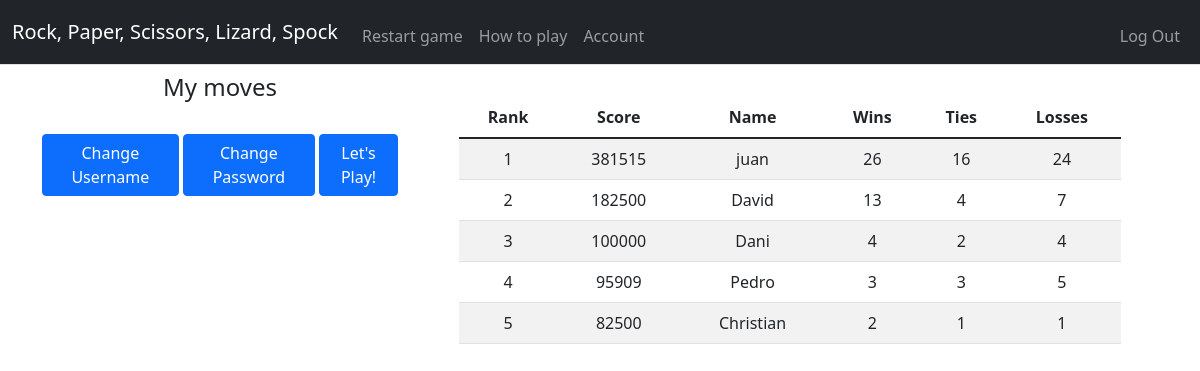
/account (signed in), run on the app's committed database.
### tables this page shows
CREATE TABLE "users" ("id" INTEGER PRIMARY KEY AUTOINCREMENT NOT NULL, "username" TEXT NOT NULL, "hash" TEXT NOT NULL, wins INTEGER NOT NULL, losses INTEGER NOT NULL, "ties" INTEGER NOT NULL);

### application.py (the view)
@app.route("/account", methods=["GET", "POST"])
@login_required
def account():
    if request.method == "POST":
        if "newname" in request.form or "confname" in request.form:
            if not request.form.get("newname"):
                flash("must provide new username")
                return redirect("/account")
            if not request.form.get("confname"):
                flash("must provide confirmation")
                return redirect("/account")
            if request.form.get("newname") != request.form.get("confname"):
                flash("New username does not match confirmation")
                return redirect("/account")
            cursor.execute("SELECT * FROM users WHERE username = ?", (request.form.get("newname"),))
            usrs = cursor.fetchall()
            if len(usrs) > 0:
                flash("Username unavailable")
                return redirect("/account")
            else:
                newname = request.form.get("newname")
                cursor.execute("UPDATE users SET username = ? WHERE id = ?", (newname, session["user_id"]))
                connect.commit()
                session["name"] = request.form.get("newname")
                return redirect("/account")
        if "curpass" in request.form:
            if not request.form.get("curpass"):
                flash("must provide current password")
                return redirect("/account")
            if not request.form.get("newpass"):
                flash("must provide new password")
                return redirect("/account")
            if not request.form.get("confpass"):
                flash("must provide confirmation")
                return redirect("/account")
            if request.form.get("newpass") != request.form.get("confpass"):
                flash("New password does not match confirmation")
                return redirect("/account")
            else:
                newhash = generate_password_hash(request.form.get("newpass"))
                cursor.execute("UPDATE users SET hash = ? WHERE id = ?", (newhash, session["user_id"]))
                connect.commit()
            return redirect("/account")
    else:
        cursor.execute("SELECT R, P, S, L, V FROM moves WHERE id = ?", (session["user_id"],))
        movesdata = cursor.fetchall()
        moves = {"R": movesdata[0][0], "P": movesdata[0][1], "S": movesdata[0][2], "L": movesdata[0][3], "V": movesdata[0][4]}
        cursor.execute("SELECT username, wins, ties, losses FROM users")
        players = cursor.fetchall()
        player_dicts = []
        for player in players:
            total = player[1] + player[2] + player[3]
            if total != 0:
                score = int((((player[2] / 2) + player[1]) / total) * 100000) + (int(total) * 5000)
            else:
                score = 0
            player_dicts.append({"score": score, "username": player[0], "wins": player[1], "ties": player[2], "losses": player[3], "total": total})
        ranking = sorted(player_dicts, key=lambda d: d['score'], reverse=True)
        for i in range(len(ranking)):
            ranking[i]["rank"] = i + 1
        return render_template("account.html", moves=moves, ranking=ranking)

### application.py (called while the page is built)
@app.after_request
def after_request(response):
    response.headers["Cache-Control"] = "no-cache, no-store, must-revalidate"
    response.headers["Expires"] = 0
    response.headers["Pragma"] = "no-cache"
    return response

def login_required(f):
    @wraps(f)
    def decorated_function(*args, **kwargs):
        if session.get("user_id") is None:
            return redirect("/login")
        return f(*args, **kwargs)
    return decorated_function

### templates/account.html (shortened to what this page needs)
{% extends "layout.html" %}
{% block main %}
    <div class="container text-center">
        <div class="row">
            <div class="col-sm-4" style="z-index: 0;">
                <h4>My moves</h4>
                <br>
                <div class="row">
                    <p class="d-inline-flex gap-1">
                        <a class="btn btn-primary" data-bs-toggle="collapse" href="#collapseExample" role="button" aria-expanded="false" aria-controls="collapseExample">
                            Change Username
                        </a>
                        <a class="btn btn-primary" data-bs-toggle="collapse" href="#collapseExample2" role="button" aria-expanded="false" aria-controls="collapseExample2">
                            Change Password
                        </a>
                        <a href="/game"><button class="btn btn-primary" type="button">Let's Play!</button></a>
                    </p>
                </div>
            </div>
            <div class="col-sm-8">
                <br>
                <table class="table table-striped" id="ranking">
                    <thead>
                        <th>Rank</th>
                        <th>Score</th>
                        <th>Name</th>
                        <th>Wins</th>
                        <th>Ties</th>
                        <th>Losses</th>
                    </thead>
                    <tbody>
                        {% for rank in ranking %}
                            <tr>
                                <td>{{ rank.rank }}</td>
                                <td>{{ rank.score }}</td>
                                <td>{{ rank.username }}</td>
                                <td>{{ rank.wins }}</td>
                                <td>{{ rank.ties }}</td>
                                <td>{{ rank.losses }}</td>
                            </tr>
                        {% endfor %}
                    </tbody>
                </table>
            </div>
        </div>
    </div>
{% endblock %}

### templates/layout.html (shortened to what this page needs)
<!DOCTYPE html>
<html lang="en">
<head>
    <link href="https://cdn.jsdelivr.net/npm/bootstrap@5.1.3/dist/css/bootstrap.min.css" rel="stylesheet">
    <link href="static/styles.css" rel="stylesheet">
</head>
<body>
    <nav class="bg-dark border-bottom navbar navbar-expand-md navbar-dark" style="position: fixed; top: 0; width: 100%; z-index: 10;">
        <div class="container-fluid">
            <a class="navbar-brand" href="/"><span class="red">Rock, Paper, Scissors, Lizard, Spock</span></a>
            <div class="collapse navbar-collapse" id="navbar">
                <ul class="navbar-nav me-auto mt-2">
                    <li class="nav-item"><a class="nav-link" href="/restart">Restart game</a></li>
                    <li class="nav-item"><a class="nav-link" href="/rules">How to play</a></li>
                    {% if session["user_id"] %}
                    <li class="nav-item"><a class="nav-link" href="/account">Account</a></li>
                    {% endif %}
                </ul>
                <ul class="navbar-nav ms-auto mt-2">
                    {% if session["user_id"] %}
                    <li class="nav-item"><a class="nav-link" href="/logout">Log Out</a></li>
                    {% else %}
                    <li class="nav-item"><a class="nav-link" href="/register">Register</a></li>
                    <li class="nav-item"><a class="nav-link" href="/login">Log In</a></li>
                    {% endif %}
                </ul>
            </div>
        </div>
    </nav>
    <main class="container-fluid py-5 text-center">
        {% block main %}{% endblock %}
    </main>
</body>
</html>

### static/styles.css (style rules this page uses)
main { margin-top: 25px; }
#ranking { max-width: 90%; margin-left: auto; margin-right: auto; }

### data on the page
users: rank "1", score "381515", username "juan", wins "26", ties "16", losses "24"
users: rank "2", score "182500", username "David", wins "13", ties "4", losses "7"
users: rank "3", score "100000", username "Dani", wins "4", ties "2", losses "4"
users: rank "4", score "95909", username "Pedro", wins "3", ties "3", losses "5"
users: rank "5", score "82500", username "Christian", wins "2", ties "1", losses "1"
